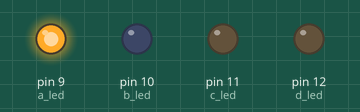
Bench run of a sketch on a simulated Arduino Uno, built with avr-gcc and run on an emulated ATmega328P. Parts: output pins drawn as LEDs (lit = HIGH).

Above: at 0.05 s.
At 0.25 s:
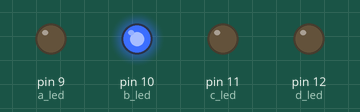
At 0.75 s:
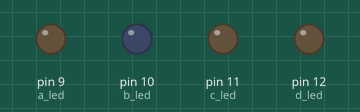
At 1.45 s:
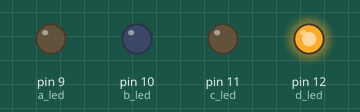
At 2.85 s:
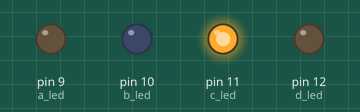
Timing chart, 0 to 3.1 s (numbered marks = the images above):
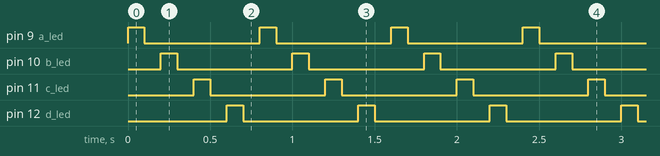

Measured:
- by itself, pin 9 (a_led), pin 10 (b_led), pin 11 (c_led), pin 12 (d_led): alternates HIGH for 0.10 s and LOW for 0.70 s

The sketch:

ledlerrrrr.ino
```cpp
//Sırasıyla yanıp sönen ledler

int a_led = 9; //9. pin'i aled olarak tanımladık.
int b_led = 10; //10. pin'i bled olarak tanımladık.
int c_led = 11; //11. pin'i cled olarak tanımladık.
int d_led = 12; //12. pin'i dled olarak tanımladık.

void setup() {
pinMode (a_led, OUTPUT); //9. pin'i çıkış olarak tanımladık.
pinMode (b_led, OUTPUT); //10. pin'i çıkış olarak tanımladık.
pinMode (c_led, OUTPUT); //11. pin'i çıkış olarak tanımladık.
pinMode (d_led, OUTPUT); //12. pin'i çıkış olarak tanımladık.
}

void loop() {
digitalWrite (a_led, HIGH); //aled'e enerji verdik.
delay (100); //0.1s boyunca yanmasını sağladık
digitalWrite (a_led, LOW); //aled'in enerjisini kestik.
delay (100); //0.1s boyunca yanmasını sağladık
digitalWrite (b_led, HIGH); //bled'e enerji verdik.
delay (100); //0.1s boyunca yanmasını sağladık
digitalWrite (b_led, LOW); //bled'in enerjisini kestik.
delay (100); //0.1s boyunca yanmasını sağladık
digitalWrite (c_led, HIGH); // cled'e enerji verdik.
delay (100); //0.1s boyunca yanmasını sağladık
digitalWrite (c_led, LOW); //cled'in enerjisini kestik.
delay (100); //0.1s boyunca yanmasını sağladık
digitalWrite (d_led, HIGH); // dled'e enerji verdik.
delay (100); //0.1s boyunca yanmasını sağladık
digitalWrite (d_led, LOW); //dled'in enerjisini kestik.
delay (100); //0.1s boyunca yanmasını sağladık
}
```
